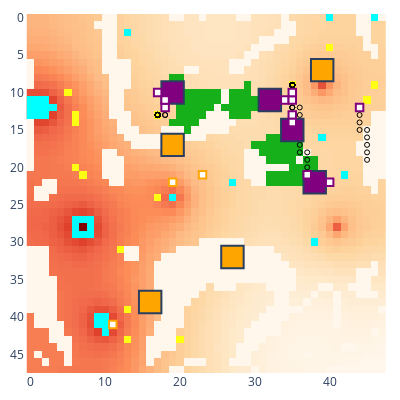

Notebook cell for this chart:
### Code cell
# myenv.undo()
update_logging_level(logging.DEBUG)
myenv.step()
myenv.show()

### Figure 1 — Plotly figure (JSON) as saved in the notebook; plotly's stock layout.template omitted (floating-point values rounded to 4 significant figures; data arrays with more than 128 entries replaced by an {"elided": "..."} marker saying what was removed)
{"data": [{"colorscale": [[0, "rgb(255,247,236)"], [0.125, "rgb(254,232,200)"], [0.25, "rgb(253,212,158)"], [0.375, "rgb(253,187,132)"], [0.5, "rgb(252,141,89)"], [0.625, "rgb(239,101,72)"], [0.75, "rgb(215,48,31)"], [0.875, "rgb(179,0,0)"], [1, "rgb(127,0,0)"]], "name": "Rubble", "showscale": false, "type": "heatmap", "uid": "103_Rubble", "z": {"elided": "48x48 int values"}}, {"colorscale": [[0, "#00ffff"], [1, "#00ffff"]], "hoverinfo": "skip", "name": "Ice", "showscale": false, "type": "heatmap", "uid": "103_Ice", "z": {"elided": "48x48 int values"}}, {"colorscale": [[0, "#ffff14"], [1, "#ffff14"]], "hoverinfo": "skip", "name": "Ore", "showscale": false, "type": "heatmap", "uid": "103_Ore", "z": {"elided": "48x48 int values"}}, {"colorscale": [[0, "#15b01a"], [1, "#15b01a"]], "hoverinfo": "skip", "name": "Lichen", "showscale": false, "type": "heatmap", "uid": "103_Lichen", "z": {"elided": "48x48 int values"}}, {"customdata": [["factory_0", "player_0", 1180, 0, 4, 194, 34]], "hovertemplate": "%{customdata[0]} %{customdata[1]}<br>Power: %{customdata[2]}<br>Ice: %{customdata[3]}<br>Ore: %{customdata[4]}<br>Water: %{customdata[5]}<br>Metal: %{customdata[6]}<br><extra></extra>", "name": "factory_0", "showscale": false, "type": "heatmap", "uid": "103_factory_0", "x": [32], "y": [11], "z": [0]}, {"customdata": [["factory_2", "player_0", 1877, 0, 4, 164, 34]], "hovertemplate": "%{customdata[0]} %{customdata[1]}<br>Power: %{customdata[2]}<br>Ice: %{customdata[3]}<br>Ore: %{customdata[4]}<br>Water: %{customdata[5]}<br>Metal: %{customdata[6]}<br><extra></extra>", "name": "factory_2", "showscale": false, "type": "heatmap", "uid": "103_factory_2", "x": [19], "y": [10], "z": [2]}, {"customdata": [["factory_4", "player_0", 1844, 0, 2, 178, 34]], "hovertemplate": "%{customdata[0]} %{customdata[1]}<br>Power: %{customdata[2]}<br>Ice: %{customdata[3]}<br>Ore: %{customdata[4]}<br>Water: %{customdata[5]}<br>Metal: %{customdata[6]}<br><extra></extra>", "name": "factory_4", "showscale": false, "type": "heatmap", "uid": "103_factory_4", "x": [38], "y": [22], "z": [4]}, {"customdata": [["factory_6", "player_0", 1104, 0, 1, 213, 31]], "hovertemplate": "%{customdata[0]} %{customdata[1]}<br>Power: %{customdata[2]}<br>Ice: %{customdata[3]}<br>Ore: %{customdata[4]}<br>Water: %{customdata[5]}<br>Metal: %{customdata[6]}<br><extra></extra>", "name": "factory_6", "showscale": false, "type": "heatmap", "uid": "103_factory_6", "x": [35], "y": [15], "z": [6]}, {"customdata": [["factory_1", "player_1", 5650, 0, 0, 47, 50]], "hovertemplate": "%{customdata[0]} %{customdata[1]}<br>Power: %{customdata[2]}<br>Ice: %{customdata[3]}<br>Ore: %{customdata[4]}<br>Water: %{customdata[5]}<br>Metal: %{customdata[6]}<br><extra></extra>", "name": "factory_1", "showscale": false, "type": "heatmap", "uid": "103_factory_1", "x": [19], "y": [17], "z": [1]}, {"customdata": [["factory_3", "player_1", 5650, 0, 0, 47, 50]], "hovertemplate": "%{customdata[0]} %{customdata[1]}<br>Power: %{customdata[2]}<br>Ice: %{customdata[3]}<br>Ore: %{customdata[4]}<br>Water: %{customdata[5]}<br>Metal: %{customdata[6]}<br><extra></extra>", "name": "factory_3", "showscale": false, "type": "heatmap", "uid": "103_factory_3", "x": [16], "y": [38], "z": [3]}, {"customdata": [["factory_5", "player_1", 5650, 0, 0, 47, 50]], "hovertemplate": "%{customdata[0]} %{customdata[1]}<br>Power: %{customdata[2]}<br>Ice: %{customdata[3]}<br>Ore: %{customdata[4]}<br>Water: %{customdata[5]}<br>Metal: %{customdata[6]}<br><extra></extra>", "name": "factory_5", "showscale": false, "type": "heatmap", "uid": "103_factory_5", "x": [39], "y": [7], "z": [5]}, {"customdata": [["factory_7", "player_1", 5650, 0, 0, 47, 50]], "hovertemplate": "%{customdata[0]} %{customdata[1]}<br>Power: %{customdata[2]}<br>Ice: %{customdata[3]}<br>Ore: %{customdata[4]}<br>Water: %{customdata[5]}<br>Metal: %{customdata[6]}<br><extra></extra>", "name": "factory_7", "showscale": false, "type": "heatmap", "uid": "103_factory_7", "x": [27], "y": [32], "z": [7]}, {"customdata": [["unit_8", "player_0", "HEAVY", [34, 11], 954, 340, 0, 0, 0]], "hovertemplate": "%{customdata[0]} %{customdata[1]}<br>Type: %{customdata[2]}<br>Pos: %{customdata[3]}<br>Power: %{customdata[4]}<br>Ice: %{customdata[5]}<br>Ore: %{customdata[6]}<br>Water: %{customdata[7]}<br>Metal: %{customdata[8]}<br><extra></extra>", "name": "unit_8", "showscale": false, "type": "heatmap", "uid": "103_unit_8", "x": [34], "y": [11], "z": [8]}, {"hoverinfo": "skip", "marker": {"color": "black", "size": 5, "symbol": "circle-open"}, "mode": "markers", "name": "path", "showlegend": false, "type": "scatter", "uid": "103_path", "x": [34, 34, 34, 34, 34, 34, 34, 34, 34, 34, 34, 34, 34, 34, 34, 33, 33], "y": [11, 11, 11, 11, 11, 11, 11, 11, 11, 11, 11, 11, 11, 11, 11, 11, 11]}, {"customdata": [["unit_9", "player_0", "HEAVY", [17, 10], 621, 520, 0, 0, 0]], "hovertemplate": "%{customdata[0]} %{customdata[1]}<br>Type: %{customdata[2]}<br>Pos: %{customdata[3]}<br>Power: %{customdata[4]}<br>Ice: %{customdata[5]}<br>Ore: %{customdata[6]}<br>Water: %{customdata[7]}<br>Metal: %{customdata[8]}<br><extra></extra>", "name": "unit_9", "showscale": false, "type": "heatmap", "uid": "103_unit_9", "x": [17], "y": [10], "z": [9]}, {"hoverinfo": "skip", "marker": {"color": "black", "size": 5, "symbol": "circle-open"}, "mode": "markers", "name": "path", "showlegend": false, "type": "scatter", "uid": "103_path", "x": [17, 17, 17, 17, 17, 17, 17, 17, 18, 18], "y": [10, 10, 10, 10, 10, 10, 10, 10, 10, 10]}, {"customdata": [["unit_10", "player_0", "HEAVY", [40, 22], 281, 540, 0, 0, 0]], "hovertemplate": "%{customdata[0]} %{customdata[1]}<br>Type: %{customdata[2]}<br>Pos: %{customdata[3]}<br>Power: %{customdata[4]}<br>Ice: %{customdata[5]}<br>Ore: %{customdata[6]}<br>Water: %{customdata[7]}<br>Metal: %{customdata[8]}<br><extra></extra>", "name": "unit_10", "showscale": false, "type": "heatmap", "uid": "103_unit_10", "x": [40], "y": [22], "z": [10]}, {"hoverinfo": "skip", "marker": {"color": "black", "size": 5, "symbol": "circle-open"}, "mode": "markers", "name": "path", "showlegend": false, "type": "scatter", "uid": "103_path", "x": [40, 40, 40, 39, 39], "y": [22, 22, 22, 22, 22]}, {"customdata": [["unit_11", "player_0", "HEAVY", [35, 13], 1204, 280, 0, 0, 0]], "hovertemplate": "%{customdata[0]} %{customdata[1]}<br>Type: %{customdata[2]}<br>Pos: %{customdata[3]}<br>Power: %{customdata[4]}<br>Ice: %{customdata[5]}<br>Ore: %{customdata[6]}<br>Water: %{customdata[7]}<br>Metal: %{customdata[8]}<br><extra></extra>", "name": "unit_11", "showscale": false, "type": "heatmap", "uid": "103_unit_11", "x": [35], "y": [13], "z": [11]}, {"hoverinfo": "skip", "marker": {"color": "black", "size": 5, "symbol": "circle-open"}, "mode": "markers", "name": "path", "showlegend": false, "type": "scatter", "uid": "103_path", "x": [35, 35, 35, 35, 35, 35, 35, 35, 35, 35, 35, 35, 35, 35, 35, 35, 35, 35, 35], "y": [13, 13, 13, 13, 13, 13, 13, 13, 13, 13, 13, 13, 13, 13, 13, 13, 13, 13, 13]}, {"customdata": [["unit_16", "player_0", "LIGHT", [18, 12], 148, 0, 0, 0, 0]], "hovertemplate": "%{customdata[0]} %{customdata[1]}<br>Type: %{customdata[2]}<br>Pos: %{customdata[3]}<br>Power: %{customdata[4]}<br>Ice: %{customdata[5]}<br>Ore: %{customdata[6]}<br>Water: %{customdata[7]}<br>Metal: %{customdata[8]}<br><extra></extra>", "name": "unit_16", "showscale": false, "type": "heatmap", "uid": "103_unit_16", "x": [18], "y": [12], "z": [16]}, {"hoverinfo": "skip", "marker": {"color": "black", "size": 5, "symbol": "circle-open"}, "mode": "markers", "name": "path", "showlegend": false, "type": "scatter", "uid": "103_path", "x": [18, 17, 17, 17, 17, 17, 17, 17, 17, 17, 17, 17, 17, 17, 17, 17, 17, 17, 17], "y": [13, 13, 13, 13, 13, 13, 13, 13, 13, 13, 13, 13, 13, 13, 13, 13, 13, 13, 13]}, {"customdata": [["unit_17", "player_0", "LIGHT", [44, 12], 95, 0, 6, 0, 0]], "hovertemplate": "%{customdata[0]} %{customdata[1]}<br>Type: %{customdata[2]}<br>Pos: %{customdata[3]}<br>Power: %{customdata[4]}<br>Ice: %{customdata[5]}<br>Ore: %{customdata[6]}<br>Water: %{customdata[7]}<br>Metal: %{customdata[8]}<br><extra></extra>", "name": "unit_17", "showscale": false, "type": "heatmap", "uid": "103_unit_17", "x": [44], "y": [12], "z": [17]}, {"hoverinfo": "skip", "marker": {"color": "black", "size": 5, "symbol": "circle-open"}, "mode": "markers", "name": "path", "showlegend": false, "type": "scatter", "uid": "103_path", "x": [44, 44, 44, 44, 44, 44, 44, 44, 44, 44, 44, 44, 44, 44, 45, 45, 45, 45, 45], "y": [12, 12, 12, 12, 12, 12, 12, 12, 12, 12, 12, 13, 14, 15, 15, 16, 17, 18, 19]}, {"customdata": [["unit_18", "player_0", "LIGHT", [35, 11], 89, 0, 0, 0, 0]], "hovertemplate": "%{customdata[0]} %{customdata[1]}<br>Type: %{customdata[2]}<br>Pos: %{customdata[3]}<br>Power: %{customdata[4]}<br>Ice: %{customdata[5]}<br>Ore: %{customdata[6]}<br>Water: %{customdata[7]}<br>Metal: %{customdata[8]}<br><extra></extra>", "name": "unit_18", "showscale": false, "type": "heatmap", "uid": "103_unit_18", "x": [35], "y": [11], "z": [18]}, {"hoverinfo": "skip", "marker": {"color": "black", "size": 5, "symbol": "circle-open"}, "mode": "markers", "name": "path", "showlegend": false, "type": "scatter", "uid": "103_path", "x": [35, 35, 35, 35, 35, 35, 35, 35, 35, 35, 35, 35, 35, 35, 35, 35, 35, 35, 35], "y": [10, 9, 9, 9, 9, 9, 9, 9, 9, 9, 9, 9, 9, 9, 10, 11, 12, 13, 14]}, {"customdata": [["unit_20", "player_0", "LIGHT", [35, 10], 111, 0, 0, 0, 0]], "hovertemplate": "%{customdata[0]} %{customdata[1]}<br>Type: %{customdata[2]}<br>Pos: %{customdata[3]}<br>Power: %{customdata[4]}<br>Ice: %{customdata[5]}<br>Ore: %{customdata[6]}<br>Water: %{customdata[7]}<br>Metal: %{customdata[8]}<br><extra></extra>", "name": "unit_20", "showscale": false, "type": "heatmap", "uid": "103_unit_20", "x": [35], "y": [10], "z": [20]}, {"hoverinfo": "skip", "marker": {"color": "black", "size": 5, "symbol": "circle-open"}, "mode": "markers", "name": "path", "showlegend": false, "type": "scatter", "uid": "103_path", "x": [35, 35, 35, 35, 35, 35, 35, 35, 35, 35, 35, 35, 35, 35, 35, 35, 35, 35, 35], "y": [9, 9, 9, 9, 9, 9, 9, 9, 9, 9, 9, 9, 9, 9, 9, 9, 9, 9, 9]}, {"customdata": [["unit_21", "player_0", "LIGHT", [35, 14], 1, 0, 60, 0, 0]], "hovertemplate": "%{customdata[0]} %{customdata[1]}<br>Type: %{customdata[2]}<br>Pos: %{customdata[3]}<br>Power: %{customdata[4]}<br>Ice: %{customdata[5]}<br>Ore: %{customdata[6]}<br>Water: %{customdata[7]}<br>Metal: %{customdata[8]}<br><extra></extra>", "name": "unit_21", "showscale": false, "type": "heatmap", "uid": "103_unit_21", "x": [35], "y": [14], "z": [21]}, {"hoverinfo": "skip", "marker": {"color": "black", "size": 5, "symbol": "circle-open"}, "mode": "markers", "name": "path", "showlegend": false, "type": "scatter", "uid": "103_path", "x": [35, 35, 36, 36, 36, 35, 35, 35, 35, 35, 35, 35, 35, 35, 35, 35, 35, 35, 35], "y": [14, 14, 14, 13, 12, 12, 11, 10, 9, 9, 9, 9, 9, 9, 9, 9, 9, 9, 9]}, {"customdata": [["unit_22", "player_0", "LIGHT", [18, 11], 50, 0, 0, 0, 0]], "hovertemplate": "%{customdata[0]} %{customdata[1]}<br>Type: %{customdata[2]}<br>Pos: %{customdata[3]}<br>Power: %{customdata[4]}<br>Ice: %{customdata[5]}<br>Ore: %{customdata[6]}<br>Water: %{customdata[7]}<br>Metal: %{customdata[8]}<br><extra></extra>", "name": "unit_22", "showscale": false, "type": "heatmap", "uid": "103_unit_22", "x": [18], "y": [11], "z": [22]}, {"hoverinfo": "skip", "marker": {"color": "black", "size": 5, "symbol": "circle-open"}, "mode": "markers", "name": "path", "showlegend": false, "type": "scatter", "uid": "103_path", "x": [18, 18, 18, 17, 17, 17, 17, 17, 17, 17, 17, 17, 17, 17, 17, 17, 17, 17, 17], "y": [11, 12, 13, 13, 13, 13, 13, 13, 13, 13, 13, 13, 13, 13, 13, 13, 13, 13, 13]}, {"customdata": [["unit_23", "player_0", "LIGHT", [37, 21], 50, 0, 0, 0, 0]], "hovertemplate": "%{customdata[0]} %{customdata[1]}<br>Type: %{customdata[2]}<br>Pos: %{customdata[3]}<br>Power: %{customdata[4]}<br>Ice: %{customdata[5]}<br>Ore: %{customdata[6]}<br>Water: %{customdata[7]}<br>Metal: %{customdata[8]}<br><extra></extra>", "name": "unit_23", "showscale": false, "type": "heatmap", "uid": "103_unit_23", "x": [37], "y": [21], "z": [23]}, {"hoverinfo": "skip", "marker": {"color": "black", "size": 5, "symbol": "circle-open"}, "mode": "markers", "name": "path", "showlegend": false, "type": "scatter", "uid": "103_path", "x": [37, 37, 37, 37, 36, 36, 36, 36, 36, 35, 35, 35, 35, 35, 35, 35, 35, 35, 35], "y": [21, 20, 19, 18, 18, 17, 16, 15, 14, 14, 13, 12, 11, 10, 9, 9, 9, 9, 9]}, {"customdata": [["unit_12", "player_1", "HEAVY", [19, 22], 22, 40, 0, 0, 0]], "hovertemplate": "%{customdata[0]} %{customdata[1]}<br>Type: %{customdata[2]}<br>Pos: %{customdata[3]}<br>Power: %{customdata[4]}<br>Ice: %{customdata[5]}<br>Ore: %{customdata[6]}<br>Water: %{customdata[7]}<br>Metal: %{customdata[8]}<br><extra></extra>", "name": "unit_12", "showscale": false, "type": "heatmap", "uid": "103_unit_12", "x": [19], "y": [22], "z": [12]}, {"customdata": [["unit_13", "player_1", "HEAVY", [11, 41], 60, 40, 0, 0, 0]], "hovertemplate": "%{customdata[0]} %{customdata[1]}<br>Type: %{customdata[2]}<br>Pos: %{customdata[3]}<br>Power: %{customdata[4]}<br>Ice: %{customdata[5]}<br>Ore: %{customdata[6]}<br>Water: %{customdata[7]}<br>Metal: %{customdata[8]}<br><extra></extra>", "name": "unit_13", "showscale": false, "type": "heatmap", "uid": "103_unit_13", "x": [11], "y": [41], "z": [13]}, {"customdata": [["unit_15", "player_1", "HEAVY", [23, 21], 61, 40, 0, 0, 0]], "hovertemplate": "%{customdata[0]} %{customdata[1]}<br>Type: %{customdata[2]}<br>Pos: %{customdata[3]}<br>Power: %{customdata[4]}<br>Ice: %{customdata[5]}<br>Ore: %{customdata[6]}<br>Water: %{customdata[7]}<br>Metal: %{customdata[8]}<br><extra></extra>", "name": "unit_15", "showscale": false, "type": "heatmap", "uid": "103_unit_15", "x": [23], "y": [21], "z": [15]}], "layout": {"coloraxis": {"showscale": false}, "height": 400, "margin": {"b": 10, "l": 10, "r": 10, "t": 10}, "plot_bgcolor": "rgba(0, 0, 0, 0)", "shapes": [{"fillcolor": "purple", "name": "factory_0", "type": "rect", "x0": 30.5, "x1": 33.5, "y0": 9.5, "y1": 12.5}, {"fillcolor": "purple", "name": "factory_2", "type": "rect", "x0": 17.5, "x1": 20.5, "y0": 8.5, "y1": 11.5}, {"fillcolor": "purple", "name": "factory_4", "type": "rect", "x0": 36.5, "x1": 39.5, "y0": 20.5, "y1": 23.5}, {"fillcolor": "purple", "name": "factory_6", "type": "rect", "x0": 33.5, "x1": 36.5, "y0": 13.5, "y1": 16.5}, {"fillcolor": "orange", "name": "factory_1", "type": "rect", "x0": 17.5, "x1": 20.5, "y0": 15.5, "y1": 18.5}, {"fillcolor": "orange", "name": "factory_3", "type": "rect", "x0": 14.5, "x1": 17.5, "y0": 36.5, "y1": 39.5}, {"fillcolor": "orange", "name": "factory_5", "type": "rect", "x0": 37.5, "x1": 40.5, "y0": 5.5, "y1": 8.5}, {"fillcolor": "orange", "name": "factory_7", "type": "rect", "x0": 25.5, "x1": 28.5, "y0": 30.5, "y1": 33.5}, {"fillcolor": "white", "line": {"color": "purple"}, "name": "unit_8", "type": "rect", "x0": 33.5, "x1": 34.5, "y0": 10.5, "y1": 11.5}, {"fillcolor": "white", "line": {"color": "purple"}, "name": "unit_9", "type": "rect", "x0": 16.5, "x1": 17.5, "y0": 9.5, "y1": 10.5}, {"fillcolor": "white", "line": {"color": "purple"}, "name": "unit_10", "type": "rect", "x0": 39.5, "x1": 40.5, "y0": 21.5, "y1": 22.5}, {"fillcolor": "white", "line": {"color": "purple"}, "name": "unit_11", "type": "rect", "x0": 34.5, "x1": 35.5, "y0": 12.5, "y1": 13.5}, {"fillcolor": "white", "line": {"color": "purple"}, "name": "unit_16", "type": "rect", "x0": 17.5, "x1": 18.5, "y0": 11.5, "y1": 12.5}, {"fillcolor": "white", "line": {"color": "purple"}, "name": "unit_17", "type": "rect", "x0": 43.5, "x1": 44.5, "y0": 11.5, "y1": 12.5}, {"fillcolor": "white", "line": {"color": "purple"}, "name": "unit_18", "type": "rect", "x0": 34.5, "x1": 35.5, "y0": 10.5, "y1": 11.5}, {"fillcolor": "white", "line": {"color": "purple"}, "name": "unit_20", "type": "rect", "x0": 34.5, "x1": 35.5, "y0": 9.5, "y1": 10.5}, {"fillcolor": "white", "line": {"color": "purple"}, "name": "unit_21", "type": "rect", "x0": 34.5, "x1": 35.5, "y0": 13.5, "y1": 14.5}, {"fillcolor": "white", "line": {"color": "purple"}, "name": "unit_22", "type": "rect", "x0": 17.5, "x1": 18.5, "y0": 10.5, "y1": 11.5}, {"fillcolor": "white", "line": {"color": "purple"}, "name": "unit_23", "type": "rect", "x0": 36.5, "x1": 37.5, "y0": 20.5, "y1": 21.5}, {"fillcolor": "white", "line": {"color": "orange"}, "name": "unit_12", "type": "rect", "x0": 18.5, "x1": 19.5, "y0": 21.5, "y1": 22.5}, {"fillcolor": "white", "line": {"color": "orange"}, "name": "unit_13", "type": "rect", "x0": 10.5, "x1": 11.5, "y0": 40.5, "y1": 41.5}, {"fillcolor": "white", "line": {"color": "orange"}, "name": "unit_15", "type": "rect", "x0": 22.5, "x1": 23.5, "y0": 20.5, "y1": 21.5}], "width": 400, "xaxis": {"autorange": true, "domain": [0, 1], "range": [-0.6009, 47.93], "type": "linear"}, "yaxis": {"autorange": true, "domain": [0, 1], "range": [47.5, -0.5], "scaleanchor": "x", "type": "linear"}}}
